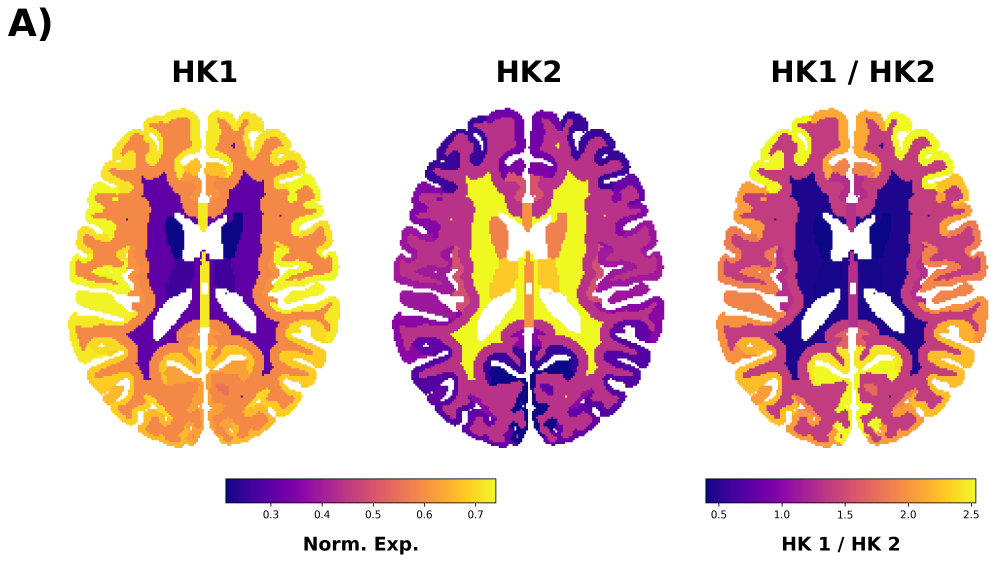
#> input picture figure_6/figure_6a.png, 4005 x 2248 px (shown at 1/4 size)
$ python figure_6.py
#> lines starting #> are read from the running program, lines starting #| are printed output that depends on the picture
from PIL import Image

#Read in each image
img_a = Image.open('./figure_6a.png')
#> img_a is the input picture: PIL image 4005x2248 RGBA; mean R, G, B, A 227.1, 196.4, 196.8, 255
img_b = Image.open('./figure_6b.png')
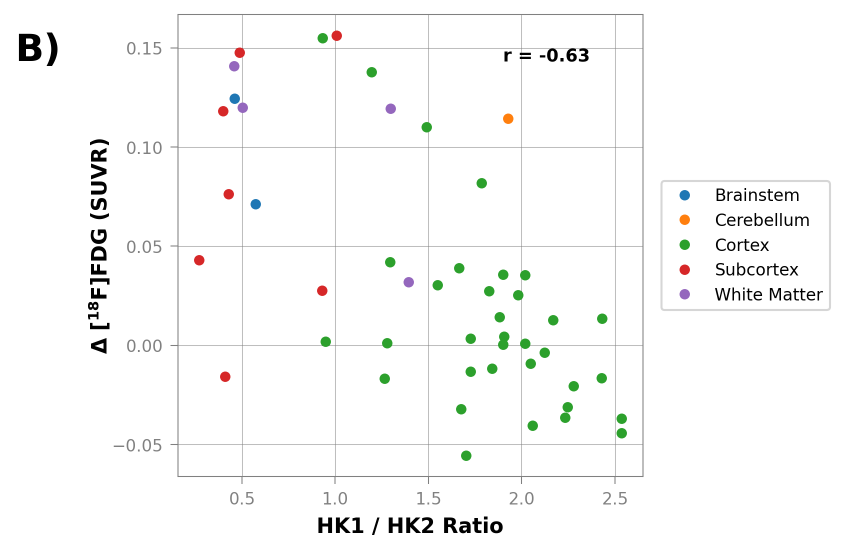
#> input picture figure_6/figure_6b.png, 1689 x 1104 px (shown at 1/2 size)
#> img_b is the input picture: PIL image 1689x1104 RGBA; mean R, G, B, A 248.9, 249.4, 248.7, 255
img_c = Image.open('./figure_6cd.png')
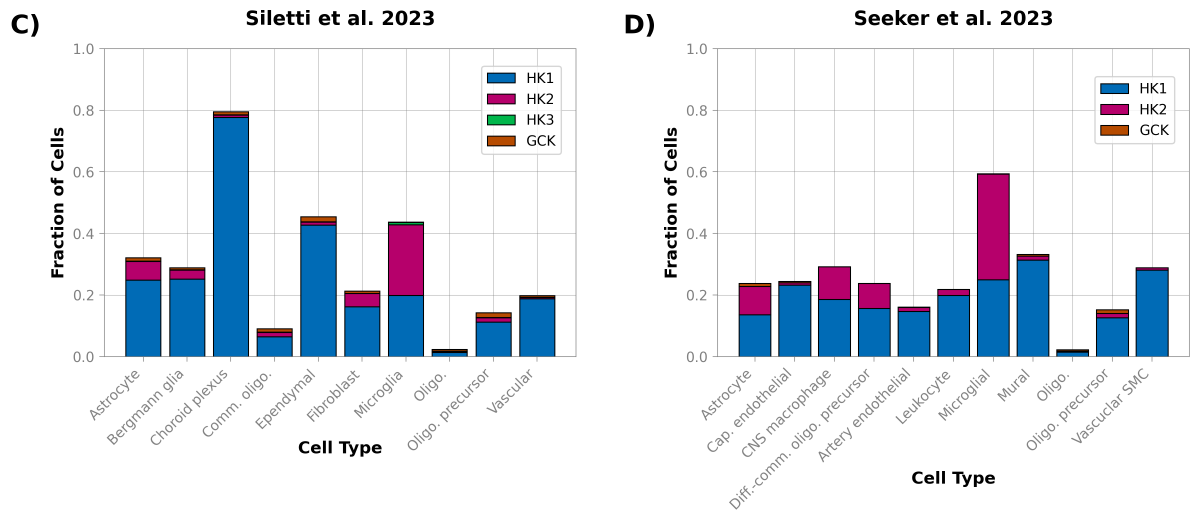
#> input picture figure_6/figure_6cd.png, 3598 x 1568 px (shown at 1/3 size)
#> img_c is the input picture: PIL image 3598x1568 RGBA; mean R, G, B, A 228.1, 232.5, 239.4, 255

#Resample the scatter plot figure
img_a_i = img_a.resize(
    (int(float(img_a.size[0]*0.5)), int(float(img_a.size[1]*0.5))), Image.LANCZOS
)
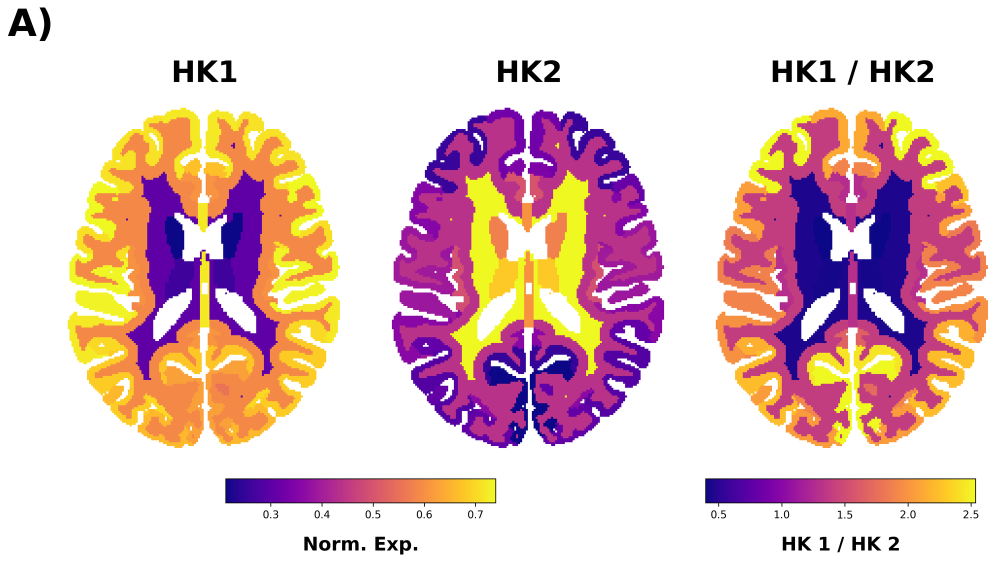
#> img_a_i: PIL image 2002x1124 RGBA (shown at 1/2 size); mean R, G, B, A 227.1, 196.4, 196.7, 255
c_scale = (img_a_i.size[0] + img_b.size[0] + 50) / img_c.size[0] * 0.975
#> c_scale = 1.01
img_c_i = img_c.resize(
    (int(float(img_c.size[0] * c_scale)), int(float(img_c.size[1] * c_scale))),
    Image.LANCZOS
)

#Make new image
out_size = (
    img_a_i.size[0] + img_b.size[0] + 50,
    img_b.size[1] + img_c_i.size[1] + 100
)
#> out_size = (3741, 2793)
output = Image.new("RGBA", out_size, color=(255, 255, 255))
#> output: PIL image 3741x2793 RGBA; every value is 255

#Paste images to output
output.paste(img_b, (img_a_i.size[0] + 50, 60))
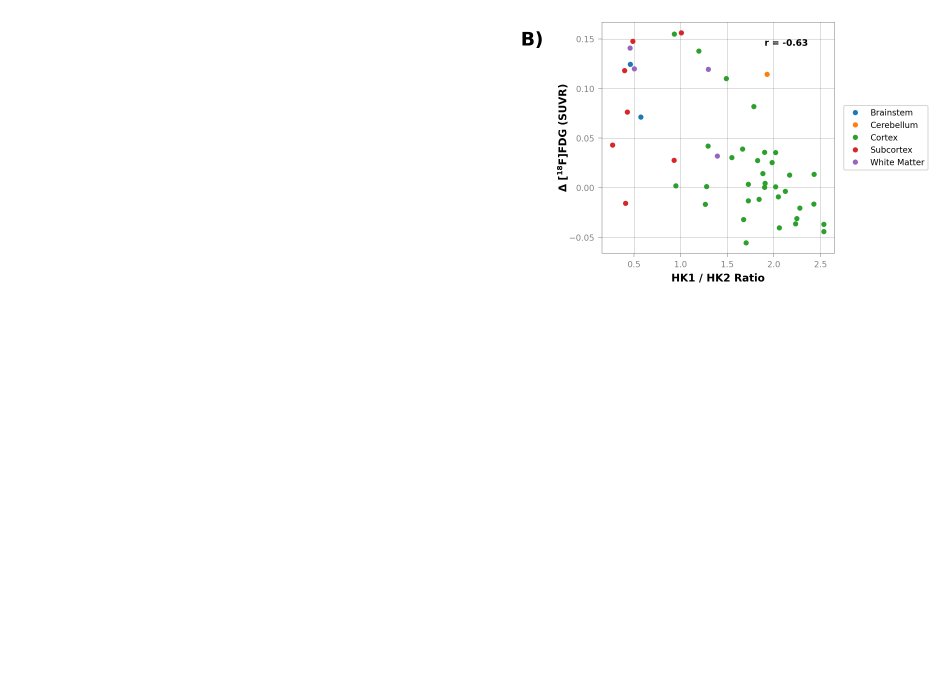
#> output: PIL image 3741x2793 RGBA (shown at 1/4 size); mean R, G, B, A 253.9, 254, 253.9, 255
output.paste(img_a_i, (25, 90))
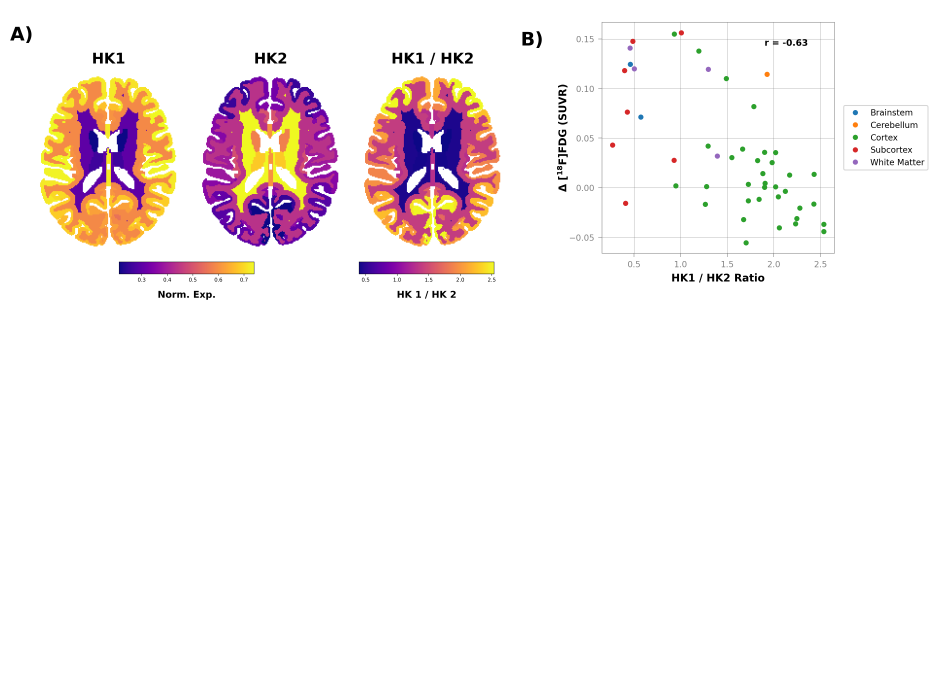
#> output: PIL image 3741x2793 RGBA (shown at 1/4 size); mean R, G, B, A 247.9, 241.4, 241.3, 255
output.paste(img_c_i, (10, int(img_b.size[1] + 100)))
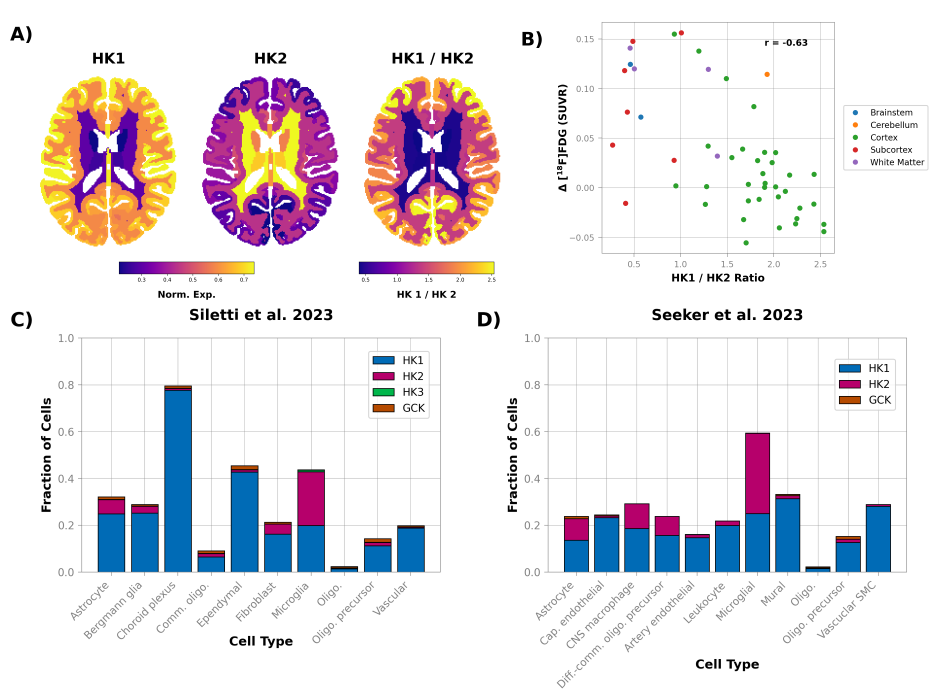
#> output: PIL image 3741x2793 RGBA (shown at 1/4 size); mean R, G, B, A 232.9, 228.8, 232.7, 255

#Save image
output.save('./figure_6.tiff')
